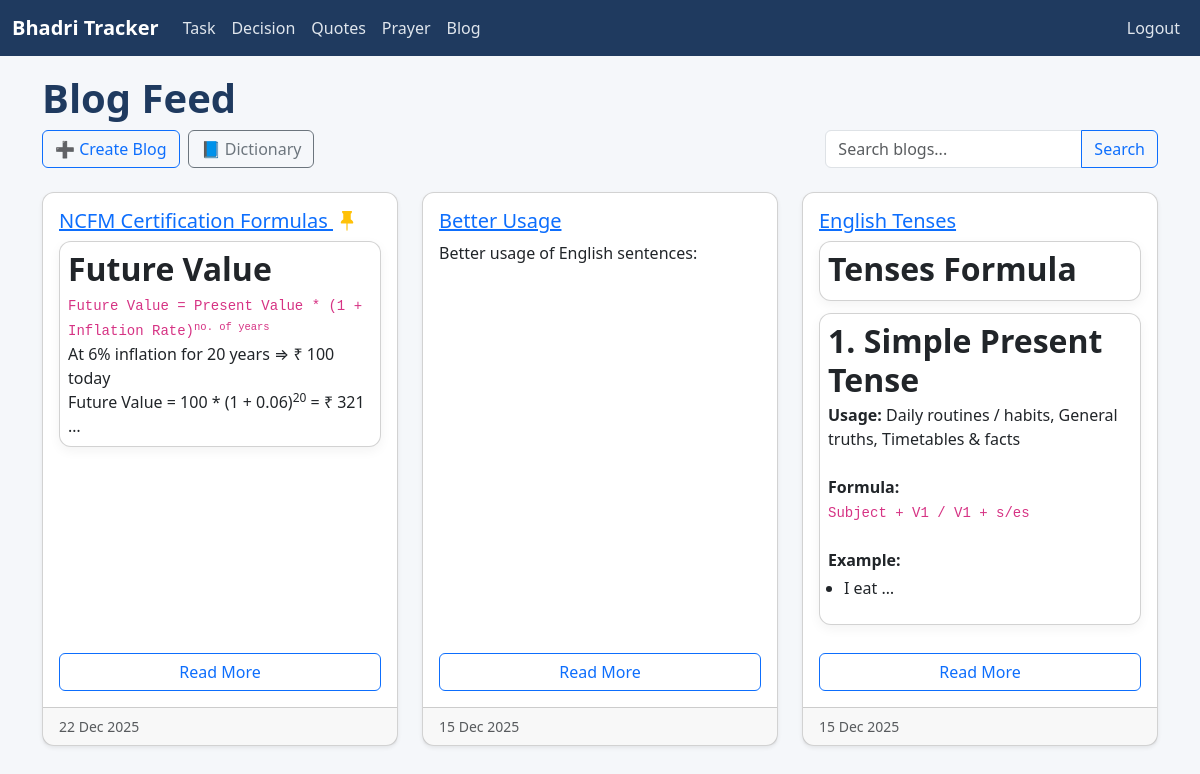
The page /blogs/ (signed in) on the database as committed earlier.
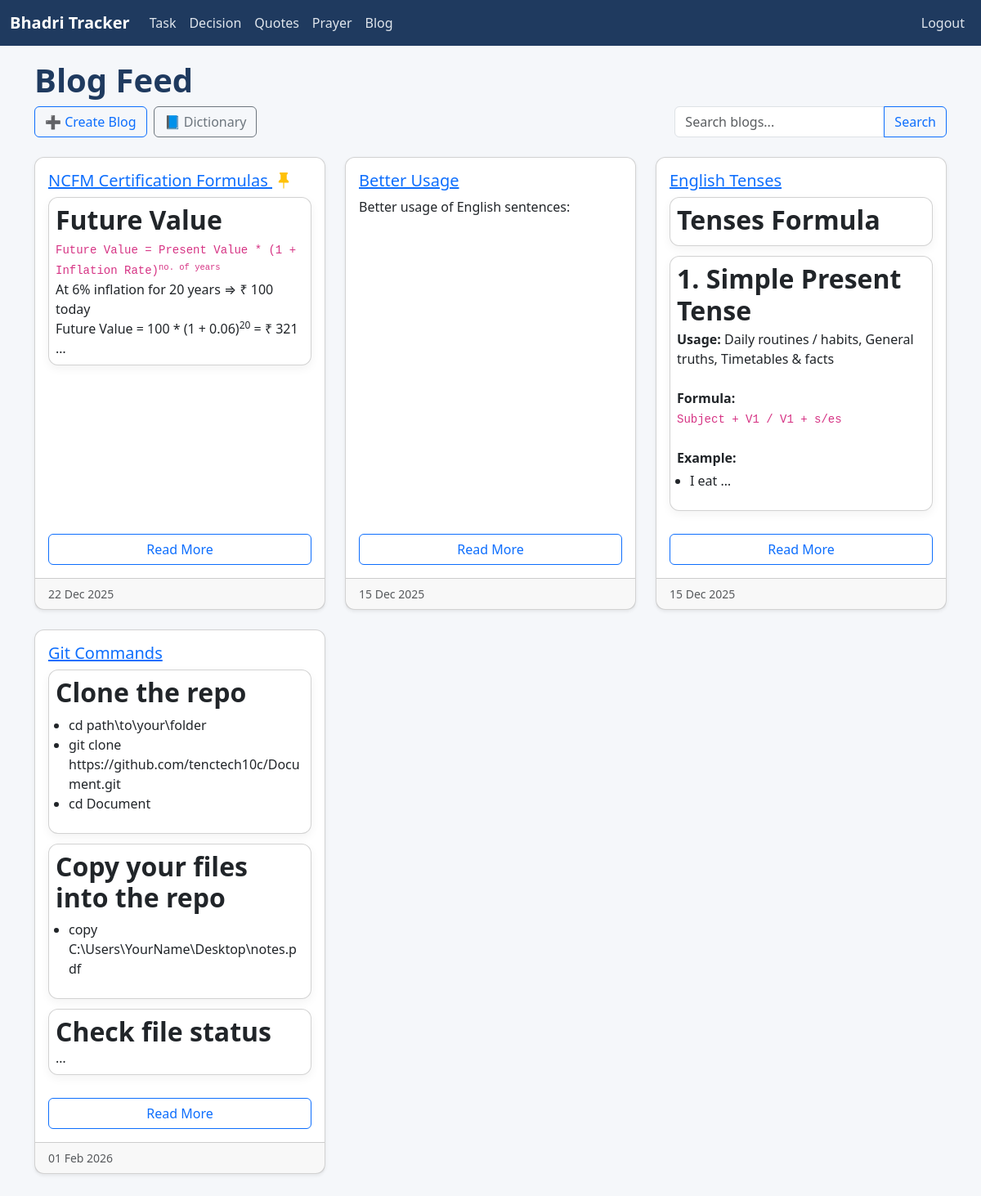
The same page on the database as committed later.
### blog/models.py (models this page shows, shortened)
class Blog(models.Model):
    title = models.CharField(max_length=200)
    content = models.TextField(help_text="HTML content allowed")
    created_at = models.DateTimeField(auto_now_add=True)
    pin = models.BooleanField(default=False)

### blog/views.py (the view)
# urls.py: path('', views.blog_list, name='blog_list'),
@login_required
def blog_list(request):
    query = request.GET.get('q', '')
    blogs = Blog.objects.all()
    if query:
        blogs = blogs.filter(
            Q(title__icontains=query) |
            Q(content__icontains=query)
        )
    blogs = blogs.order_by('-pin', 'title', '-created_at')
    return render(request, 'blog/blog_list.html', {'blogs': blogs, 'query': query})

### blog/templatetags/blog_extras.py (called while the page is built)
@register.filter
def remove_media(html):
    if not html:
        return ""
    html = re.sub(r'<img[^>]*>', '', html, flags=re.IGNORECASE)
    html = re.sub(r'<video[^>]*>.*?</video>', '', html, flags=re.IGNORECASE | re.DOTALL)
    html = re.sub(r'<table[^>]*>.*?</table>', '', html, flags=re.IGNORECASE | re.DOTALL)
    return html

### templates/blog/blog_list.html
{% extends "base.html" %}
{% load blog_extras %}
{% block content %}
<h1>Blog Feed</h1>
<div class="d-flex flex-wrap align-items-center justify-content-between mb-3">
    <div class="d-flex gap-2 mb-2">
        <a href="{% url 'blogs:blog_create' %}" class="btn btn-outline-primary">➕ Create Blog</a>
        <a href="{% url 'blogs:word_list' %}" class="btn btn-outline-secondary">📘 Dictionary</a>
    </div>
    <form method="get" class="d-flex align-items-center mb-2 ms-auto">
        <div class="input-group">
            <input type="text" name="q" class="form-control" placeholder="Search blogs..." value="{{ query }}">
            <button class="btn btn-outline-primary" type="submit">Search</button>
        </div>
    </form>
</div>
<div class="row">
    {% for blog in blogs %}
        <div class="col-md-6 col-lg-4 mb-4">
            <div class="card h-100 shadow-sm">
                <div class="card-body d-flex flex-column">
                    <h5 class="card-title">
                        <a href="{% url 'blogs:blog_detail' blog.id %}">
                            {{ blog.title }}
                        </a>
                        {% if blog.pin %}<i class="bi bi-pin-fill text-warning ms-1"></i>{% endif %}
                    </h5>
                    <div class="card-text mb-3">
                        {{ blog.content|remove_media|truncatewords_html:40|safe }}
                    </div>
                    <a href="{% url 'blogs:blog_detail' blog.id %}" class="btn btn-outline-primary mt-auto">Read More</a>
                </div>
                <div class="card-footer text-muted small">
                    {{ blog.created_at|date:"d M Y" }}
                </div>
            </div>
        </div>
    {% empty %}
        <p class="text-muted">No blogs found.</p>
    {% endfor %}
</div>
{% endblock %}

### templates/base.html (shortened to what this page needs)
{% load static %}
<!DOCTYPE html>
<html>
<head>
  <link href="https://cdn.jsdelivr.net/npm/bootstrap@5.3.3/dist/css/bootstrap.min.css" rel="stylesheet">
  <link rel="stylesheet" href="https://cdn.jsdelivr.net/npm/bootstrap-icons@1.11.1/font/bootstrap-icons.css">
  <link rel="stylesheet" href="{% static 'css/base.css' %}">
</head>
<body>
<nav class="navbar fixed-top navbar-expand-lg custom-navbar">
  <div class="container-fluid">
    <a class="navbar-brand text-light" href='{% url "tracker:task_list" %}'>Bhadri Tracker</a>
    {% if request.user.is_authenticated %}
      <div class="collapse navbar-collapse" id="navbarNav">
        <ul class="navbar-nav">
          <li class="nav-item">
            <a class="nav-link text-light" href="{% url 'tracker:task_list' %}">Task</a>
          </li>
        </ul>
        <ul class="navbar-nav">
          <li class="nav-item">
            <a class="nav-link text-light" href="{% url 'statements:statement_list' %}">Decision</a>
          </li>
        </ul>
        <ul class="navbar-nav">
          <li class="nav-item">
            <a class="nav-link text-light" href="{% url 'tracker:quotes' %}">Quotes</a>
          </li>
        </ul>
        <ul class="navbar-nav">
          <li class="nav-item">
            <a class="nav-link text-light" href="{% url 'tracker:prayer' %}">Prayer</a>
          </li>
        </ul>
        <ul class="navbar-nav">
          <li class="nav-item">
            <a class="nav-link text-light" href="{% url 'blogs:blog_list' %}">Blog</a>
          </li>
        </ul>
      </div>
    {% endif %}
    <div class="collapse navbar-collapse" id="navbarNav">
      <ul class="navbar-nav ms-auto mb-2 mb-lg-0">
        {% if request.user.is_authenticated %}
        <li class="nav-item">
          <a class="nav-link" href='{% url "logout" %}'>Logout</a>
        </li>
        {% endif %}
      </ul>
    </div>
  </div>
</nav>
<div class="container">
  <br />
  {% block content %}{% endblock %}
  <br />
</div>
<link href="https://cdn.jsdelivr.net/npm/select2@4.1.0-rc.0/dist/css/select2.min.css" rel="stylesheet" />
</body>
</html>

### static/css/base.css (style rules this page uses)
body { padding: 0 8px; padding-top: 50px; background-color: #f5f7fa; color: #212529; }
.custom-navbar { background-color: #1f3a5f; }
.custom-navbar .navbar-brand { font-weight: 600; color: #ffffff !important; }
.custom-navbar .nav-link { color: #e0e6ed !important; font-weight: 500; }
h1, h2, h3 { color: #1f3a5f; font-weight: 600; }
.card { border-radius: 12px; box-shadow: 0 4px 12px rgba(0,0,0,0.05); }

Rows that differ between the two databases and show on the page:
added Blog: title "Git Commands", content|remove_media "Clone the repo cd path\\to\\your\\folder git clone https://github.com/tenctech10c/Document.git cd Document Copy your files into the repo copy C:\\Users\\YourName\\Desktop\\notes.pdf Check file status …", created_at "01 Feb 2026"
